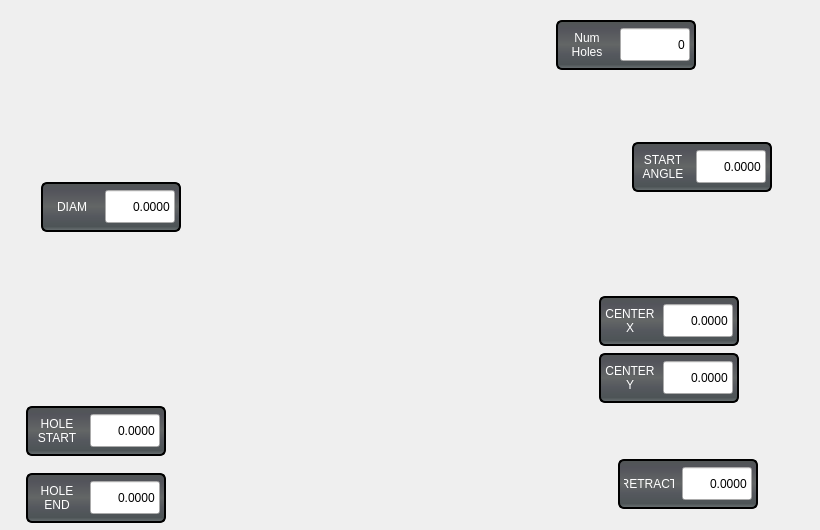
    <widget class="QWidget" name="bolt_hole_diagram_widget" native="true">
     <property name="minimumSize">
      <size>
       <width>820</width>
       <height>530</height>
      </size>
     </property>
     <property name="maximumSize">
      <size>
       <width>820</width>
       <height>530</height>
      </size>
     </property>
     <property name="styleSheet">
      <string notr="true"/>
     </property>
     <widget class="QFrame" name="frame_24">
      <property name="geometry">
       <rect>
        <x>41</x>
        <y>182</y>
        <width>140</width>
        <height>50</height>
       </rect>
      </property>
      <property name="sizePolicy">
       <sizepolicy hsizetype="Fixed" vsizetype="Fixed">
        <horstretch>0</horstretch>
        <verstretch>0</verstretch>
       </sizepolicy>
      </property>
      <property name="minimumSize">
       <size>
        <width>140</width>
        <height>50</height>
       </size>
      </property>
      <property name="maximumSize">
       <size>
        <width>140</width>
        <height>50</height>
       </size>
      </property>
      <property name="styleSheet">
       <string notr="true">.QFrame{
    border-style: solid;
    border-color: black;
    border-width: 2px;
    border-radius: 6px;
    color: rgb(238, 238, 236);
	background-color: qlineargradient(spread:pad, x1:0, y1:0, x2:0, y2:1, stop:0 rgb(81, 86, 85), stop:0.489795 rgb(99, 102, 102), stop:0.699799 rgb(85, 88, 94), stop:0.90444 rgb(77, 84, 86), stop:0.160246 rgb(83, 84, 91), stop:1 rgb(109, 115, 118));
}</string>
      </property>
      <layout class="QHBoxLayout" name="horizontalLayout_191">
       <property name="leftMargin">
        <number>2</number>
       </property>
       <property name="topMargin">
        <number>2</number>
       </property>
       <property name="rightMargin">
        <number>2</number>
       </property>
       <property name="bottomMargin">
        <number>2</number>
       </property>
       <item>
        <widget class="QLabel" name="label_138">
         <property name="sizePolicy">
          <sizepolicy hsizetype="Fixed" vsizetype="Fixed">
           <horstretch>0</horstretch>
           <verstretch>0</verstretch>
          </sizepolicy>
         </property>
         <property name="minimumSize">
          <size>
           <width>50</width>
           <height>33</height>
          </size>
         </property>
         <property name="maximumSize">
          <size>
           <width>50</width>
           <height>33</height>
          </size>
         </property>
         <property name="styleSheet">
          <string notr="true">QLabel{
font: 75 13pt &quot;Bebas Kai&quot;;
color: rgb(255, 255, 255);
}</string>
         </property>
         <property name="text">
          <string>DIAM</string>
         </property>
         <property name="alignment">
          <set>Qt::AlignmentFlag::AlignCenter</set>
         </property>
         <property name="wordWrap">
          <bool>true</bool>
         </property>
        </widget>
       </item>
       <item>
        <widget class="FloatLineEdit" name="diameter_input">
         <property name="sizePolicy">
          <sizepolicy hsizetype="Expanding" vsizetype="Fixed">
           <horstretch>70</horstretch>
           <verstretch>33</verstretch>
          </sizepolicy>
         </property>
         <property name="maximumSize">
          <size>
           <width>70</width>
           <height>33</height>
          </size>
         </property>
         <property name="text">
          <string>0.0000</string>
         </property>
         <property name="alignment">
          <set>Qt::AlignmentFlag::AlignRight|Qt::AlignmentFlag::AlignTrailing|Qt::AlignmentFlag::AlignVCenter</set>
         </property>
         <property name="default_value" stdset="0">
          <double>0.000000000000000</double>
         </property>
         <property name="bottom" stdset="0">
          <double>0.000000000000000</double>
         </property>
        </widget>
       </item>
      </layout>
     </widget>
     <widget class="QFrame" name="frame_25">
      <property name="geometry">
       <rect>
        <x>556</x>
        <y>20</y>
        <width>140</width>
        <height>50</height>
       </rect>
      </property>
      <property name="sizePolicy">
       <sizepolicy hsizetype="Fixed" vsizetype="Fixed">
        <horstretch>0</horstretch>
        <verstretch>0</verstretch>
       </sizepolicy>
      </property>
      <property name="minimumSize">
       <size>
        <width>140</width>
        <height>50</height>
       </size>
      </property>
      <property name="maximumSize">
       <size>
        <width>140</width>
        <height>50</height>
       </size>
      </property>
      <property name="styleSheet">
       <string notr="true">.QFrame{
    border-style: solid;
    border-color: black;
    border-width: 2px;
    border-radius: 6px;
    color: rgb(238, 238, 236);
	background-color: qlineargradient(spread:pad, x1:0, y1:0, x2:0, y2:1, stop:0 rgb(81, 86, 85), stop:0.489795 rgb(99, 102, 102), stop:0.699799 rgb(85, 88, 94), stop:0.90444 rgb(77, 84, 86), stop:0.160246 rgb(83, 84, 91), stop:1 rgb(109, 115, 118));
}</string>
      </property>
      <layout class="QHBoxLayout" name="horizontalLayout_193">
       <property name="leftMargin">
        <number>2</number>
       </property>
       <property name="topMargin">
        <number>2</number>
       </property>
       <property name="rightMargin">
        <number>2</number>
       </property>
       <property name="bottomMargin">
        <number>2</number>
       </property>
       <item>
        <widget class="QLabel" name="label_139">
         <property name="sizePolicy">
          <sizepolicy hsizetype="Fixed" vsizetype="Fixed">
           <horstretch>0</horstretch>
           <verstretch>0</verstretch>
          </sizepolicy>
         </property>
         <property name="minimumSize">
          <size>
           <width>50</width>
           <height>33</height>
          </size>
         </property>
         <property name="maximumSize">
          <size>
           <width>50</width>
           <height>33</height>
          </size>
         </property>
         <property name="styleSheet">
          <string notr="true">QLabel{
font: 75 13pt &quot;Bebas Kai&quot;;
color: rgb(255, 255, 255);
}</string>
         </property>
         <property name="text">
          <string>Num
Holes</string>
         </property>
         <property name="alignment">
          <set>Qt::AlignmentFlag::AlignCenter</set>
         </property>
         <property name="wordWrap">
          <bool>true</bool>
         </property>
        </widget>
       </item>
       <item>
        <widget class="IntLineEdit" name="num_holes_input">
         <property name="minimumSize">
          <size>
           <width>70</width>
           <height>33</height>
          </size>
         </property>
         <property name="maximumSize">
          <size>
           <width>70</width>
           <height>33</height>
          </size>
         </property>
         <property name="text">
          <string>0</string>
         </property>
         <property name="alignment">
          <set>Qt::AlignmentFlag::AlignRight|Qt::AlignmentFlag::AlignTrailing|Qt::AlignmentFlag::AlignVCenter</set>
         </property>
         <property name="default_value" stdset="0">
          <number>0</number>
         </property>
         <property name="bottom" stdset="0">
          <number>1</number>
         </property>
        </widget>
       </item>
      </layout>
     </widget>
     <widget class="QFrame" name="frame_42">
      <property name="geometry">
       <rect>
        <x>632</x>
        <y>142</y>
        <width>140</width>
        <height>50</height>
       </rect>
      </property>
      <property name="sizePolicy">
       <sizepolicy hsizetype="Fixed" vsizetype="Fixed">
        <horstretch>0</horstretch>
        <verstretch>0</verstretch>
       </sizepolicy>
      </property>
      <property name="minimumSize">
       <size>
        <width>140</width>
        <height>50</height>
       </size>
      </property>
      <property name="maximumSize">
       <size>
        <width>140</width>
        <height>50</height>
       </size>
      </property>
      <property name="styleSheet">
       <string notr="true">.QFrame{
    border-style: solid;
    border-color: black;
    border-width: 2px;
    border-radius: 6px;
    color: rgb(238, 238, 236);
	background-color: qlineargradient(spread:pad, x1:0, y1:0, x2:0, y2:1, stop:0 rgb(81, 86, 85), stop:0.489795 rgb(99, 102, 102), stop:0.699799 rgb(85, 88, 94), stop:0.90444 rgb(77, 84, 86), stop:0.160246 rgb(83, 84, 91), stop:1 rgb(109, 115, 118));
}</string>
      </property>
      <layout class="QHBoxLayout" name="horizontalLayout_195">
       <property name="leftMargin">
        <number>2</number>
       </property>
       <property name="topMargin">
        <number>2</number>
       </property>
       <property name="rightMargin">
        <number>2</number>
       </property>
       <property name="bottomMargin">
        <number>2</number>
       </property>
       <item>
        <widget class="QLabel" name="label_140">
         <property name="sizePolicy">
          <sizepolicy hsizetype="Fixed" vsizetype="Fixed">
           <horstretch>0</horstretch>
           <verstretch>0</verstretch>
          </sizepolicy>
         </property>
         <property name="minimumSize">
          <size>
           <width>50</width>
           <height>33</height>
          </size>
         </property>
         <property name="maximumSize">
          <size>
           <width>35</width>
           <height>33</height>
          </size>
         </property>
         <property name="styleSheet">
          <string notr="true">QLabel{
font: 75 13pt &quot;Bebas Kai&quot;;
color: rgb(255, 255, 255);
}</string>
         </property>
         <property name="text">
          <string>START
ANGLE</string>
         </property>
         <property name="alignment">
          <set>Qt::AlignmentFlag::AlignCenter</set>
         </property>
         <property name="wordWrap">
          <bool>true</bool>
         </property>
        </widget>
       </item>
       <item>
        <widget class="FloatLineEdit" name="start_angle_input">
         <property name="sizePolicy">
          <sizepolicy hsizetype="Expanding" vsizetype="Fixed">
           <horstretch>70</horstretch>
           <verstretch>33</verstretch>
          </sizepolicy>
         </property>
         <property name="minimumSize">
          <size>
           <width>70</width>
           <height>33</height>
          </size>
         </property>
         <property name="maximumSize">
          <size>
           <width>70</width>
           <height>33</height>
          </size>
         </property>
         <property name="text">
          <string>0.0000</string>
         </property>
         <property name="alignment">
          <set>Qt::AlignmentFlag::AlignRight|Qt::AlignmentFlag::AlignTrailing|Qt::AlignmentFlag::AlignVCenter</set>
         </property>
         <property name="format_string" stdset="0">
          <string>%.2f</string>
         </property>
         <property name="bottom" stdset="0">
          <double>-179769313486231570814527423731704356798070567525844996598917476803157260780028538760589558632766878171540458953514382464234321326889464182768467546703537516986049910576551282076245490090389328944075868508455133942304583236903222948165808559332123348274797826204144723168738177180919299881250404026184124858368.000000000000000</double>
         </property>
        </widget>
       </item>
      </layout>
     </widget>
     <widget class="QFrame" name="frame_46">
      <property name="geometry">
       <rect>
        <x>599</x>
        <y>296</y>
        <width>140</width>
        <height>50</height>
       </rect>
      </property>
      <property name="sizePolicy">
       <sizepolicy hsizetype="Fixed" vsizetype="Fixed">
        <horstretch>0</horstretch>
        <verstretch>0</verstretch>
       </sizepolicy>
      </property>
      <property name="minimumSize">
       <size>
        <width>140</width>
        <height>50</height>
       </size>
      </property>
      <property name="maximumSize">
       <size>
        <width>140</width>
        <height>50</height>
       </size>
      </property>
      <property name="styleSheet">
       <string notr="true">.QFrame{
    border-style: solid;
    border-color: black;
    border-width: 2px;
    border-radius: 6px;
    color: rgb(238, 238, 236);
	background-color: qlineargradient(spread:pad, x1:0, y1:0, x2:0, y2:1, stop:0 rgb(81, 86, 85), stop:0.489795 rgb(99, 102, 102), stop:0.699799 rgb(85, 88, 94), stop:0.90444 rgb(77, 84, 86), stop:0.160246 rgb(83, 84, 91), stop:1 rgb(109, 115, 118));
}</string>
      </property>
      <layout class="QHBoxLayout" name="horizontalLayout_199">
       <property name="leftMargin">
        <number>2</number>
       </property>
       <property name="topMargin">
        <number>2</number>
       </property>
       <property name="rightMargin">
        <number>2</number>
       </property>
       <property name="bottomMargin">
        <number>2</number>
       </property>
       <item>
        <widget class="QLabel" name="label_141">
         <property name="sizePolicy">
          <sizepolicy hsizetype="Fixed" vsizetype="Fixed">
           <horstretch>0</horstretch>
           <verstretch>0</verstretch>
          </sizepolicy>
         </property>
         <property name="minimumSize">
          <size>
           <width>50</width>
           <height>33</height>
          </size>
         </property>
         <property name="maximumSize">
          <size>
           <width>50</width>
           <height>33</height>
          </size>
         </property>
         <property name="styleSheet">
          <string notr="true">QLabel{
font: 75 13pt &quot;Bebas Kai&quot;;
color: rgb(255, 255, 255);
}</string>
         </property>
         <property name="text">
          <string>CENTER X</string>
         </property>
         <property name="alignment">
          <set>Qt::AlignmentFlag::AlignCenter</set>
         </property>
         <property name="wordWrap">
          <bool>true</bool>
         </property>
        </widget>
       </item>
       <item>
        <widget class="FloatLineEdit" name="center_x_input">
         <property name="sizePolicy">
          <sizepolicy hsizetype="Expanding" vsizetype="Fixed">
           <horstretch>70</horstretch>
           <verstretch>33</verstretch>
          </sizepolicy>
         </property>
         <property name="minimumSize">
          <size>
           <width>70</width>
           <height>33</height>
          </size>
         </property>
         <property name="maximumSize">
          <size>
           <width>70</width>
           <height>33</height>
          </size>
         </property>
         <property name="text">
          <string>0.0000</string>
         </property>
         <property name="alignment">
          <set>Qt::AlignmentFlag::AlignRight|Qt::AlignmentFlag::AlignTrailing|Qt::AlignmentFlag::AlignVCenter</set>
         </property>
         <property name="bottom" stdset="0">
          <double>-179769313486231570814527423731704356798070567525844996598917476803157260780028538760589558632766878171540458953514382464234321326889464182768467546703537516986049910576551282076245490090389328944075868508455133942304583236903222948165808559332123348274797826204144723168738177180919299881250404026184124858368.000000000000000</double>
         </property>
        </widget>
       </item>
      </layout>
     </widget>
     <widget class="QFrame" name="frame_47">
      <property name="geometry">
       <rect>
        <x>599</x>
        <y>353</y>
        <width>140</width>
        <height>50</height>
       </rect>
      </property>
      <property name="sizePolicy">
       <sizepolicy hsizetype="Fixed" vsizetype="Fixed">
        <horstretch>0</horstretch>
        <verstretch>0</verstretch>
       </sizepolicy>
      </property>
      <property name="minimumSize">
       <size>
        <width>140</width>
        <height>50</height>
       </size>
      </property>
      <property name="maximumSize">
       <size>
        <width>140</width>
        <height>50</height>
       </size>
      </property>
      <property name="styleSheet">
       <string notr="true">.QFrame{
    border-style: solid;
    border-color: black;
    border-width: 2px;
    border-radius: 6px;
    color: rgb(238, 238, 236);
	background-color: qlineargradient(spread:pad, x1:0, y1:0, x2:0, y2:1, stop:0 rgb(81, 86, 85), stop:0.489795 rgb(99, 102, 102), stop:0.699799 rgb(85, 88, 94), stop:0.90444 rgb(77, 84, 86), stop:0.160246 rgb(83, 84, 91), stop:1 rgb(109, 115, 118));
}</string>
      </property>
      <layout class="QHBoxLayout" name="horizontalLayout_201">
       <property name="leftMargin">
        <number>2</number>
       </property>
       <property name="topMargin">
        <number>2</number>
       </property>
       <property name="rightMargin">
        <number>2</number>
       </property>
       <property name="bottomMargin">
        <number>2</number>
       </property>
       <item>
        <widget class="QLabel" name="label_142">
         <property name="sizePolicy">
          <sizepolicy hsizetype="Fixed" vsizetype="Fixed">
           <horstretch>0</horstretch>
           <verstretch>0</verstretch>
          </sizepolicy>
         </property>
         <property name="minimumSize">
          <size>
           <width>50</width>
           <height>33</height>
          </size>
         </property>
         <property name="maximumSize">
          <size>
           <width>50</width>
           <height>33</height>
          </size>
         </property>
         <property name="styleSheet">
          <string notr="true">QLabel{
font: 75 13pt &quot;Bebas Kai&quot;;
color: rgb(255, 255, 255);
}</string>
         </property>
         <property name="text">
          <string>CENTER Y</string>
         </property>
         <property name="alignment">
          <set>Qt::AlignmentFlag::AlignCenter</set>
         </property>
         <property name="wordWrap">
          <bool>true</bool>
         </property>
        </widget>
       </item>
       <item>
        <widget class="FloatLineEdit" name="center_y_input">
         <property name="sizePolicy">
          <sizepolicy hsizetype="Expanding" vsizetype="Fixed">
           <horstretch>70</horstretch>
           <verstretch>33</verstretch>
          </sizepolicy>
         </property>
         <property name="maximumSize">
          <size>
           <width>70</width>
           <height>33</height>
          </size>
         </property>
         <property name="text">
          <string>0.0000</string>
         </property>
         <property name="alignment">
          <set>Qt::AlignmentFlag::AlignRight|Qt::AlignmentFlag::AlignTrailing|Qt::AlignmentFlag::AlignVCenter</set>
         </property>
         <property name="bottom" stdset="0">
          <double>-179769313486231570814527423731704356798070567525844996598917476803157260780028538760589558632766878171540458953514382464234321326889464182768467546703537516986049910576551282076245490090389328944075868508455133942304583236903222948165808559332123348274797826204144723168738177180919299881250404026184124858368.000000000000000</double>
         </property>
        </widget>
       </item>
      </layout>
     </widget>
     <widget class="QWidget" name="verticalLayoutWidget_2">
      <property name="geometry">
       <rect>
        <x>1217</x>
        <y>20</y>
        <width>161</width>
        <height>362</height>
       </rect>
      </property>
      <layout class="QVBoxLayout" name="verticalLayout_59"/>
     </widget>
     <widget class="QFrame" name="frame_55">
      <property name="geometry">
       <rect>
        <x>618</x>
        <y>459</y>
        <width>140</width>
        <height>50</height>
       </rect>
      </property>
      <property name="sizePolicy">
       <sizepolicy hsizetype="Fixed" vsizetype="Fixed">
        <horstretch>0</horstretch>
        <verstretch>0</verstretch>
       </sizepolicy>
      </property>
      <property name="minimumSize">
       <size>
        <width>140</width>
        <height>50</height>
       </size>
      </property>
      <property name="maximumSize">
       <size>
        <width>140</width>
        <height>50</height>
       </size>
      </property>
      <property name="styleSheet">
       <string notr="true">.QFrame{
    border-style: solid;
    border-color: black;
    border-width: 2px;
    border-radius: 6px;
    color: rgb(238, 238, 236);
	background-color: qlineargradient(spread:pad, x1:0, y1:0, x2:0, y2:1, stop:0 rgb(81, 86, 85), stop:0.489795 rgb(99, 102, 102), stop:0.699799 rgb(85, 88, 94), stop:0.90444 rgb(77, 84, 86), stop:0.160246 rgb(83, 84, 91), stop:1 rgb(109, 115, 118));
}</string>
      </property>
      <layout class="QHBoxLayout" name="horizontalLayout_207">
       <property name="leftMargin">
        <number>2</number>
       </property>
       <property name="topMargin">
        <number>2</number>
       </property>
       <property name="rightMargin">
        <number>2</number>
       </property>
       <property name="bottomMargin">
        <number>2</number>
       </property>
       <item>
        <widget class="QLabel" name="label_147">
         <property name="sizePolicy">
          <sizepolicy hsizetype="Fixed" vsizetype="Fixed">
           <horstretch>0</horstretch>
           <verstretch>0</verstretch>
          </sizepolicy>
         </property>
         <property name="minimumSize">
          <size>
           <width>50</width>
           <height>33</height>
          </size>
         </property>
         <property name="maximumSize">
          <size>
           <width>35</width>
           <height>33</height>
          </size>
         </property>
         <property name="styleSheet">
          <string notr="true">QLabel{
font: 75 13pt &quot;Bebas Kai&quot;;
color: rgb(255, 255, 255);
}</string>
         </property>
         <property name="text">
          <string>RETRACT</string>
         </property>
         <property name="alignment">
          <set>Qt::AlignmentFlag::AlignCenter</set>
         </property>
         <property name="wordWrap">
          <bool>true</bool>
         </property>
        </widget>
       </item>
       <item>
        <widget class="FloatLineEdit" name="retract_height_input">
         <property name="sizePolicy">
          <sizepolicy hsizetype="Expanding" vsizetype="Fixed">
           <horstretch>70</horstretch>
           <verstretch>33</verstretch>
          </sizepolicy>
         </property>
         <property name="maximumSize">
          <size>
           <width>70</width>
           <height>33</height>
          </size>
         </property>
         <property name="text">
          <string>0.0000</string>
         </property>
         <property name="alignment">
          <set>Qt::AlignmentFlag::AlignRight|Qt::AlignmentFlag::AlignTrailing|Qt::AlignmentFlag::AlignVCenter</set>
         </property>
         <property name="bottom" stdset="0">
          <double>-179769313486231570814527423731704356798070567525844996598917476803157260780028538760589558632766878171540458953514382464234321326889464182768467546703537516986049910576551282076245490090389328944075868508455133942304583236903222948165808559332123348274797826204144723168738177180919299881250404026184124858368.000000000000000</double>
         </property>
        </widget>
       </item>
      </layout>
     </widget>
     <widget class="QFrame" name="frame_56">
      <property name="geometry">
       <rect>
        <x>26</x>
        <y>406</y>
        <width>140</width>
        <height>50</height>
       </rect>
      </property>
      <property name="sizePolicy">
       <sizepolicy hsizetype="Fixed" vsizetype="Fixed">
        <horstretch>0</horstretch>
        <verstretch>0</verstretch>
       </sizepolicy>
      </property>
      <property name="minimumSize">
       <size>
        <width>140</width>
        <height>50</height>
       </size>
      </property>
      <property name="maximumSize">
       <size>
        <width>140</width>
        <height>50</height>
       </size>
      </property>
      <property name="styleSheet">
       <string notr="true">.QFrame{
    border-style: solid;
    border-color: black;
    border-width: 2px;
    border-radius: 6px;
    color: rgb(238, 238, 236);
	background-color: qlineargradient(spread:pad, x1:0, y1:0, x2:0, y2:1, stop:0 rgb(81, 86, 85), stop:0.489795 rgb(99, 102, 102), stop:0.699799 rgb(85, 88, 94), stop:0.90444 rgb(77, 84, 86), stop:0.160246 rgb(83, 84, 91), stop:1 rgb(109, 115, 118));
}</string>
      </property>
      <layout class="QHBoxLayout" name="horizontalLayout_209">
       <property name="leftMargin">
        <number>2</number>
       </property>
       <property name="topMargin">
        <number>2</number>
       </property>
       <property name="rightMargin">
        <number>2</number>
       </property>
       <property name="bottomMargin">
        <number>2</number>
       </property>
       <item>
        <widget class="QLabel" name="label_151">
         <property name="sizePolicy">
          <sizepolicy hsizetype="Fixed" vsizetype="Fixed">
           <horstretch>0</horstretch>
           <verstretch>0</verstretch>
          </sizepolicy>
         </property>
         <property name="minimumSize">
          <size>
           <width>50</width>
           <height>33</height>
          </size>
         </property>
         <property name="maximumSize">
          <size>
           <width>50</width>
           <height>33</height>
          </size>
         </property>
         <property name="styleSheet">
          <string notr="true">QLabel{
font: 75 13pt &quot;Bebas Kai&quot;;
color: rgb(255, 255, 255);
}</string>
         </property>
         <property name="text">
          <string>HOLE START</string>
         </property>
         <property name="alignment">
          <set>Qt::AlignmentFlag::AlignCenter</set>
         </property>
         <property name="wordWrap">
          <bool>true</bool>
         </property>
        </widget>
       </item>
       <item>
        <widget class="FloatLineEdit" name="z_start_input">
         <property name="sizePolicy">
          <sizepolicy hsizetype="Expanding" vsizetype="Fixed">
           <horstretch>70</horstretch>
           <verstretch>33</verstretch>
          </sizepolicy>
         </property>
         <property name="maximumSize">
          <size>
           <width>70</width>
           <height>33</height>
          </size>
         </property>
         <property name="text">
          <string>0.0000</string>
         </property>
         <property name="alignment">
          <set>Qt::AlignmentFlag::AlignRight|Qt::AlignmentFlag::AlignTrailing|Qt::AlignmentFlag::AlignVCenter</set>
         </property>
         <property name="bottom" stdset="0">
          <double>-179769313486231570814527423731704356798070567525844996598917476803157260780028538760589558632766878171540458953514382464234321326889464182768467546703537516986049910576551282076245490090389328944075868508455133942304583236903222948165808559332123348274797826204144723168738177180919299881250404026184124858368.000000000000000</double>
         </property>
        </widget>
       </item>
      </layout>
     </widget>
     <widget class="QFrame" name="frame_57">
      <property name="geometry">
       <rect>
        <x>26</x>
        <y>473</y>
        <width>140</width>
        <height>50</height>
       </rect>
      </property>
      <property name="sizePolicy">
       <sizepolicy hsizetype="Fixed" vsizetype="Fixed">
        <horstretch>0</horstretch>
        <verstretch>0</verstretch>
       </sizepolicy>
      </property>
      <property name="minimumSize">
       <size>
        <width>140</width>
        <height>50</height>
       </size>
      </property>
      <property name="maximumSize">
       <size>
        <width>140</width>
        <height>50</height>
       </size>
      </property>
      <property name="styleSheet">
       <string notr="true">.QFrame{
    border-style: solid;
    border-color: black;
    border-width: 2px;
    border-radius: 6px;
    color: rgb(238, 238, 236);
	background-color: qlineargradient(spread:pad, x1:0, y1:0, x2:0, y2:1, stop:0 rgb(81, 86, 85), stop:0.489795 rgb(99, 102, 102), stop:0.699799 rgb(85, 88, 94), stop:0.90444 rgb(77, 84, 86), stop:0.160246 rgb(83, 84, 91), stop:1 rgb(109, 115, 118));
}</string>
      </property>
      <layout class="QHBoxLayout" name="horizontalLayout_211">
       <property name="leftMargin">
        <number>2</number>
       </property>
       <property name="topMargin">
        <number>2</number>
       </property>
       <property name="rightMargin">
        <number>2</number>
       </property>
       <property name="bottomMargin">
        <number>2</number>
       </property>
       <item>
        <widget class="QLabel" name="label_152">
         <property name="sizePolicy">
          <sizepolicy hsizetype="Fixed" vsizetype="Fixed">
           <horstretch>0</horstretch>
           <verstretch>0</verstretch>
          </sizepolicy>
         </property>
         <property name="minimumSize">
          <size>
           <width>50</width>
           <height>33</height>
          </size>
         </property>
         <property name="maximumSize">
          <size>
           <width>50</width>
           <height>33</height>
          </size>
         </property>
         <property name="styleSheet">
          <string notr="true">QLabel{
font: 75 13pt &quot;Bebas Kai&quot;;
color: rgb(255, 255, 255);
}</string>
         </property>
         <property name="text">
          <string>HOLE END</string>
         </property>
         <property name="alignment">
          <set>Qt::AlignmentFlag::AlignCenter</set>
         </property>
         <property name="wordWrap">
          <bool>true</bool>
         </property>
        </widget>
       </item>
       <item>
        <widget class="FloatLineEdit" name="z_end_input">
         <property name="sizePolicy">
          <sizepolicy hsizetype="Expanding" vsizetype="Fixed">
           <horstretch>70</horstretch>
           <verstretch>33</verstretch>
          </sizepolicy>
         </property>
         <property name="maximumSize">
          <size>
           <width>70</width>
           <height>33</height>
          </size>
         </property>
         <property name="text">
          <string>0.0000</string>
         </property>
         <property name="alignment">
          <set>Qt::AlignmentFlag::AlignRight|Qt::AlignmentFlag::AlignTrailing|Qt::AlignmentFlag::AlignVCenter</set>
         </property>
         <property name="bottom" stdset="0">
          <double>-179769313486231570814527423731704356798070567525844996598917476803157260780028538760589558632766878171540458953514382464234321326889464182768467546703537516986049910576551282076245490090389328944075868508455133942304583236903222948165808559332123348274797826204144723168738177180919299881250404026184124858368.000000000000000</double>
         </property>
        </widget>
       </item>
      </layout>
     </widget>
     <widget class="QLabel" name="label_2">
      <property name="geometry">
       <rect>
        <x>0</x>
        <y>-13</y>
        <width>800</width>
        <height>550</height>
       </rect>
      </property>
      <property name="minimumSize">
       <size>
        <width>800</width>
        <height>550</height>
       </size>
      </property>
      <property name="maximumSize">
       <size>
        <width>800</width>
        <height>550</height>
       </size>
      </property>
      <property name="text">
       <string/>
      </property>
      <property name="pixmap">
       <pixmap>:/images/drill_circle.png</pixmap>
      </property>
      <property name="alignment">
       <set>Qt::AlignmentFlag::AlignCenter</set>
      </property>
     </widget>
     <zorder>label_2</zorder>
     <zorder>frame_24</zorder>
     <zorder>frame_25</zorder>
     <zorder>frame_42</zorder>
     <zorder>frame_46</zorder>
     <zorder>frame_47</zorder>
     <zorder>verticalLayoutWidget_2</zorder>
     <zorder>frame_55</zorder>
     <zorder>frame_56</zorder>
     <zorder>frame_57</zorder>
    </widget>
